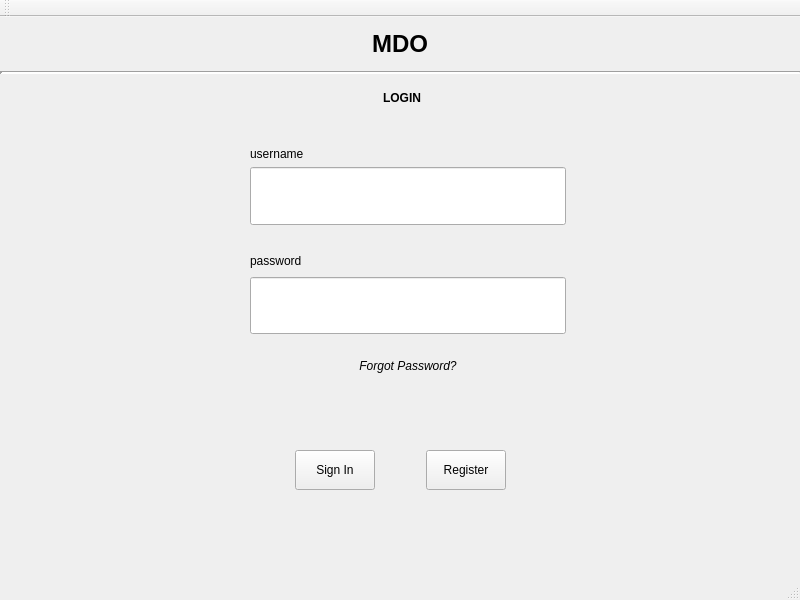
<?xml version="1.0" encoding="UTF-8"?>
<ui version="4.0">
 <class>MainWindow</class>
 <widget class="QMainWindow" name="MainWindow">
  <property name="geometry">
   <rect>
    <x>0</x>
    <y>0</y>
    <width>800</width>
    <height>600</height>
   </rect>
  </property>
  <property name="sizePolicy">
   <sizepolicy hsizetype="Fixed" vsizetype="Fixed">
    <horstretch>0</horstretch>
    <verstretch>0</verstretch>
   </sizepolicy>
  </property>
  <property name="minimumSize">
   <size>
    <width>800</width>
    <height>600</height>
   </size>
  </property>
  <property name="windowTitle">
   <string>MainWindow</string>
  </property>
  <widget class="QWidget" name="centralwidget">
   <property name="minimumSize">
    <size>
     <width>800</width>
     <height>600</height>
    </size>
   </property>
   <widget class="QStackedWidget" name="stackedWidget">
    <property name="geometry">
     <rect>
      <x>0</x>
      <y>60</y>
      <width>800</width>
      <height>471</height>
     </rect>
    </property>
    <property name="sizePolicy">
     <sizepolicy hsizetype="Fixed" vsizetype="Fixed">
      <horstretch>0</horstretch>
      <verstretch>0</verstretch>
     </sizepolicy>
    </property>
    <property name="minimumSize">
     <size>
      <width>800</width>
      <height>471</height>
     </size>
    </property>
    <property name="currentIndex">
     <number>0</number>
    </property>
    <widget class="QWidget" name="Login">
     <widget class="QWidget" name="gridLayoutWidget">
      <property name="geometry">
       <rect>
        <x>0</x>
        <y>70</y>
        <width>816</width>
        <height>245</height>
       </rect>
      </property>
      <layout class="QGridLayout" name="gridLayout">
       <item row="0" column="1">
        <widget class="QLabel" name="usernameLabel">
         <property name="sizePolicy">
          <sizepolicy hsizetype="Expanding" vsizetype="Fixed">
           <horstretch>0</horstretch>
           <verstretch>0</verstretch>
          </sizepolicy>
         </property>
         <property name="text">
          <string>username</string>
         </property>
         <property name="alignment">
          <set>Qt::AlignLeading|Qt::AlignLeft|Qt::AlignVCenter</set>
         </property>
        </widget>
       </item>
       <item row="3" column="1">
        <widget class="QLabel" name="passwordLabel">
         <property name="sizePolicy">
          <sizepolicy hsizetype="Expanding" vsizetype="Fixed">
           <horstretch>0</horstretch>
           <verstretch>0</verstretch>
          </sizepolicy>
         </property>
         <property name="text">
          <string>password</string>
         </property>
         <property name="alignment">
          <set>Qt::AlignLeading|Qt::AlignLeft|Qt::AlignVCenter</set>
         </property>
        </widget>
       </item>
       <item row="3" column="2">
        <spacer name="horizontalSpacer_2">
         <property name="orientation">
          <enum>Qt::Horizontal</enum>
         </property>
         <property name="sizeType">
          <enum>QSizePolicy::Fixed</enum>
         </property>
         <property name="sizeHint" stdset="0">
          <size>
           <width>250</width>
           <height>20</height>
          </size>
         </property>
        </spacer>
       </item>
       <item row="1" column="1">
        <widget class="QLineEdit" name="username">
         <property name="sizePolicy">
          <sizepolicy hsizetype="Expanding" vsizetype="Expanding">
           <horstretch>0</horstretch>
           <verstretch>0</verstretch>
          </sizepolicy>
         </property>
         <property name="minimumSize">
          <size>
           <width>300</width>
           <height>30</height>
          </size>
         </property>
         <property name="layoutDirection">
          <enum>Qt::LeftToRight</enum>
         </property>
         <property name="alignment">
          <set>Qt::AlignLeading|Qt::AlignLeft|Qt::AlignVCenter</set>
         </property>
        </widget>
       </item>
       <item row="8" column="1">
        <spacer name="verticalSpacer_5">
         <property name="orientation">
          <enum>Qt::Vertical</enum>
         </property>
         <property name="sizeType">
          <enum>QSizePolicy::Fixed</enum>
         </property>
         <property name="sizeHint" stdset="0">
          <size>
           <width>17</width>
           <height>15</height>
          </size>
         </property>
        </spacer>
       </item>
       <item row="6" column="1">
        <spacer name="verticalSpacer_3">
         <property name="orientation">
          <enum>Qt::Vertical</enum>
         </property>
         <property name="sizeType">
          <enum>QSizePolicy::Fixed</enum>
         </property>
         <property name="sizeHint" stdset="0">
          <size>
           <width>17</width>
           <height>15</height>
          </size>
         </property>
        </spacer>
       </item>
       <item row="2" column="1">
        <spacer name="verticalSpacer_2">
         <property name="orientation">
          <enum>Qt::Vertical</enum>
         </property>
         <property name="sizeType">
          <enum>QSizePolicy::Fixed</enum>
         </property>
         <property name="sizeHint" stdset="0">
          <size>
           <width>17</width>
           <height>20</height>
          </size>
         </property>
        </spacer>
       </item>
       <item row="4" column="1">
        <widget class="QLineEdit" name="password">
         <property name="sizePolicy">
          <sizepolicy hsizetype="Expanding" vsizetype="Expanding">
           <horstretch>0</horstretch>
           <verstretch>0</verstretch>
          </sizepolicy>
         </property>
         <property name="minimumSize">
          <size>
           <width>300</width>
           <height>30</height>
          </size>
         </property>
         <property name="echoMode">
          <enum>QLineEdit::Password</enum>
         </property>
        </widget>
       </item>
       <item row="3" column="0">
        <spacer name="horizontalSpacer">
         <property name="orientation">
          <enum>Qt::Horizontal</enum>
         </property>
         <property name="sizeType">
          <enum>QSizePolicy::Fixed</enum>
         </property>
         <property name="sizeHint" stdset="0">
          <size>
           <width>250</width>
           <height>20</height>
          </size>
         </property>
        </spacer>
       </item>
       <item row="7" column="1">
        <widget class="QPushButton" name="forgotBtn">
         <property name="enabled">
          <bool>true</bool>
         </property>
         <property name="font">
          <font>
           <italic>true</italic>
          </font>
         </property>
         <property name="cursor">
          <cursorShape>PointingHandCursor</cursorShape>
         </property>
         <property name="focusPolicy">
          <enum>Qt::NoFocus</enum>
         </property>
         <property name="contextMenuPolicy">
          <enum>Qt::NoContextMenu</enum>
         </property>
         <property name="acceptDrops">
          <bool>false</bool>
         </property>
         <property name="inputMethodHints">
          <set>Qt::ImhNone</set>
         </property>
         <property name="text">
          <string>Forgot Password?</string>
         </property>
         <property name="checkable">
          <bool>false</bool>
         </property>
         <property name="checked">
          <bool>false</bool>
         </property>
         <property name="autoDefault">
          <bool>false</bool>
         </property>
         <property name="default">
          <bool>false</bool>
         </property>
         <property name="flat">
          <bool>true</bool>
         </property>
        </widget>
       </item>
      </layout>
     </widget>
     <widget class="QWidget" name="horizontalLayoutWidget">
      <property name="geometry">
       <rect>
        <x>0</x>
        <y>350</y>
        <width>801</width>
        <height>87</height>
       </rect>
      </property>
      <layout class="QHBoxLayout" name="horizontalLayout">
       <item>
        <spacer name="horizontalSpacer_3">
         <property name="orientation">
          <enum>Qt::Horizontal</enum>
         </property>
         <property name="sizeType">
          <enum>QSizePolicy::Fixed</enum>
         </property>
         <property name="sizeHint" stdset="0">
          <size>
           <width>250</width>
           <height>20</height>
          </size>
         </property>
        </spacer>
       </item>
       <item>
        <widget class="QPushButton" name="signInBtn">
         <property name="sizePolicy">
          <sizepolicy hsizetype="Fixed" vsizetype="Fixed">
           <horstretch>0</horstretch>
           <verstretch>0</verstretch>
          </sizepolicy>
         </property>
         <property name="minimumSize">
          <size>
           <width>80</width>
           <height>40</height>
          </size>
         </property>
         <property name="cursor">
          <cursorShape>PointingHandCursor</cursorShape>
         </property>
         <property name="layoutDirection">
          <enum>Qt::LeftToRight</enum>
         </property>
         <property name="text">
          <string>Sign In</string>
         </property>
         <property name="default">
          <bool>false</bool>
         </property>
         <property name="flat">
          <bool>false</bool>
         </property>
        </widget>
       </item>
       <item>
        <widget class="QPushButton" name="registerBtn">
         <property name="sizePolicy">
          <sizepolicy hsizetype="Fixed" vsizetype="Fixed">
           <horstretch>0</horstretch>
           <verstretch>0</verstretch>
          </sizepolicy>
         </property>
         <property name="minimumSize">
          <size>
           <width>80</width>
           <height>40</height>
          </size>
         </property>
         <property name="cursor">
          <cursorShape>PointingHandCursor</cursorShape>
         </property>
         <property name="layoutDirection">
          <enum>Qt::LeftToRight</enum>
         </property>
         <property name="text">
          <string>Register</string>
         </property>
        </widget>
       </item>
       <item>
        <spacer name="horizontalSpacer_4">
         <property name="orientation">
          <enum>Qt::Horizontal</enum>
         </property>
         <property name="sizeType">
          <enum>QSizePolicy::Fixed</enum>
         </property>
         <property name="sizeHint" stdset="0">
          <size>
           <width>250</width>
           <height>20</height>
          </size>
         </property>
        </spacer>
       </item>
      </layout>
     </widget>
     <widget class="QWidget" name="verticalLayoutWidget_2">
      <property name="geometry">
       <rect>
        <x>0</x>
        <y>0</y>
        <width>804</width>
        <height>41</height>
       </rect>
      </property>
      <layout class="QVBoxLayout" name="verticalLayout_2">
       <item>
        <widget class="QLabel" name="usernameLabel_2">
         <property name="sizePolicy">
          <sizepolicy hsizetype="Expanding" vsizetype="Fixed">
           <horstretch>0</horstretch>
           <verstretch>0</verstretch>
          </sizepolicy>
         </property>
         <property name="minimumSize">
          <size>
           <width>0</width>
           <height>25</height>
          </size>
         </property>
         <property name="font">
          <font>
           <weight>75</weight>
           <bold>true</bold>
          </font>
         </property>
         <property name="text">
          <string>LOGIN</string>
         </property>
         <property name="alignment">
          <set>Qt::AlignCenter</set>
         </property>
        </widget>
       </item>
      </layout>
     </widget>
    </widget>
    <widget class="QWidget" name="Register">
     <widget class="QWidget" name="gridLayoutWidget_2">
      <property name="geometry">
       <rect>
        <x>0</x>
        <y>0</y>
        <width>801</width>
        <height>401</height>
       </rect>
      </property>
      <layout class="QGridLayout" name="gridLayout_2">
       <item row="1" column="1">
        <widget class="QLineEdit" name="email">
         <property name="sizePolicy">
          <sizepolicy hsizetype="Expanding" vsizetype="Fixed">
           <horstretch>0</horstretch>
           <verstretch>0</verstretch>
          </sizepolicy>
         </property>
        </widget>
       </item>
       <item row="1" column="2">
        <spacer name="horizontalSpacer_6">
         <property name="orientation">
          <enum>Qt::Horizontal</enum>
         </property>
         <property name="sizeType">
          <enum>QSizePolicy::Fixed</enum>
         </property>
         <property name="sizeHint" stdset="0">
          <size>
           <width>250</width>
           <height>20</height>
          </size>
         </property>
        </spacer>
       </item>
       <item row="0" column="1">
        <widget class="QLabel" name="emailLabel">
         <property name="sizePolicy">
          <sizepolicy hsizetype="Expanding" vsizetype="Fixed">
           <horstretch>0</horstretch>
           <verstretch>0</verstretch>
          </sizepolicy>
         </property>
         <property name="text">
          <string>Email</string>
         </property>
        </widget>
       </item>
       <item row="8" column="1">
        <widget class="QLineEdit" name="confPassword">
         <property name="text">
          <string/>
         </property>
         <property name="echoMode">
          <enum>QLineEdit::Password</enum>
         </property>
        </widget>
       </item>
       <item row="1" column="0">
        <spacer name="horizontalSpacer_5">
         <property name="orientation">
          <enum>Qt::Horizontal</enum>
         </property>
         <property name="sizeType">
          <enum>QSizePolicy::Fixed</enum>
         </property>
         <property name="sizeHint" stdset="0">
          <size>
           <width>250</width>
           <height>20</height>
          </size>
         </property>
        </spacer>
       </item>
       <item row="3" column="1">
        <widget class="QLineEdit" name="username_2"/>
       </item>
       <item row="2" column="1">
        <widget class="QLabel" name="usernameLabel_3">
         <property name="sizePolicy">
          <sizepolicy hsizetype="Expanding" vsizetype="Fixed">
           <horstretch>0</horstretch>
           <verstretch>0</verstretch>
          </sizepolicy>
         </property>
         <property name="text">
          <string>Type your username</string>
         </property>
        </widget>
       </item>
       <item row="4" column="1">
        <widget class="QLabel" name="passwordLabel_2">
         <property name="sizePolicy">
          <sizepolicy hsizetype="Expanding" vsizetype="Fixed">
           <horstretch>0</horstretch>
           <verstretch>0</verstretch>
          </sizepolicy>
         </property>
         <property name="text">
          <string>Type your password</string>
         </property>
        </widget>
       </item>
       <item row="6" column="1">
        <widget class="QLabel" name="confPasswordLabel">
         <property name="sizePolicy">
          <sizepolicy hsizetype="Expanding" vsizetype="Fixed">
           <horstretch>0</horstretch>
           <verstretch>0</verstretch>
          </sizepolicy>
         </property>
         <property name="text">
          <string>Confirm Password</string>
         </property>
        </widget>
       </item>
       <item row="5" column="1">
        <widget class="QLineEdit" name="password_2">
         <property name="echoMode">
          <enum>QLineEdit::Password</enum>
         </property>
        </widget>
       </item>
      </layout>
     </widget>
     <widget class="QWidget" name="horizontalLayoutWidget_2">
      <property name="geometry">
       <rect>
        <x>0</x>
        <y>400</y>
        <width>801</width>
        <height>61</height>
       </rect>
      </property>
      <layout class="QHBoxLayout" name="horizontalLayout_3">
       <item>
        <spacer name="horizontalSpacer_9">
         <property name="orientation">
          <enum>Qt::Horizontal</enum>
         </property>
         <property name="sizeType">
          <enum>QSizePolicy::Fixed</enum>
         </property>
         <property name="sizeHint" stdset="0">
          <size>
           <width>250</width>
           <height>20</height>
          </size>
         </property>
        </spacer>
       </item>
       <item>
        <widget class="QPushButton" name="cancelBtn">
         <property name="sizePolicy">
          <sizepolicy hsizetype="Fixed" vsizetype="Fixed">
           <horstretch>0</horstretch>
           <verstretch>0</verstretch>
          </sizepolicy>
         </property>
         <property name="minimumSize">
          <size>
           <width>80</width>
           <height>40</height>
          </size>
         </property>
         <property name="cursor">
          <cursorShape>PointingHandCursor</cursorShape>
         </property>
         <property name="text">
          <string>Cancel</string>
         </property>
        </widget>
       </item>
       <item>
        <widget class="QPushButton" name="registerBtn_2">
         <property name="sizePolicy">
          <sizepolicy hsizetype="Fixed" vsizetype="Fixed">
           <horstretch>0</horstretch>
           <verstretch>0</verstretch>
          </sizepolicy>
         </property>
         <property name="minimumSize">
          <size>
           <width>80</width>
           <height>40</height>
          </size>
         </property>
         <property name="cursor">
          <cursorShape>PointingHandCursor</cursorShape>
         </property>
         <property name="layoutDirection">
          <enum>Qt::LeftToRight</enum>
         </property>
         <property name="text">
          <string>Register</string>
         </property>
        </widget>
       </item>
       <item>
        <spacer name="horizontalSpacer_10">
         <property name="orientation">
          <enum>Qt::Horizontal</enum>
         </property>
         <property name="sizeType">
          <enum>QSizePolicy::Fixed</enum>
         </property>
         <property name="sizeHint" stdset="0">
          <size>
           <width>250</width>
           <height>20</height>
          </size>
         </property>
        </spacer>
       </item>
      </layout>
     </widget>
    </widget>
   </widget>
   <widget class="QWidget" name="verticalLayoutWidget">
    <property name="geometry">
     <rect>
      <x>0</x>
      <y>0</y>
      <width>802</width>
      <height>61</height>
     </rect>
    </property>
    <layout class="QVBoxLayout" name="verticalLayout">
     <property name="spacing">
      <number>0</number>
     </property>
     <item>
      <widget class="QLabel" name="titleMain">
       <property name="enabled">
        <bool>true</bool>
       </property>
       <property name="sizePolicy">
        <sizepolicy hsizetype="Fixed" vsizetype="Fixed">
         <horstretch>0</horstretch>
         <verstretch>0</verstretch>
        </sizepolicy>
       </property>
       <property name="minimumSize">
        <size>
         <width>800</width>
         <height>50</height>
        </size>
       </property>
       <property name="sizeIncrement">
        <size>
         <width>10</width>
         <height>10</height>
        </size>
       </property>
       <property name="font">
        <font>
         <pointsize>18</pointsize>
         <weight>75</weight>
         <bold>true</bold>
        </font>
       </property>
       <property name="layoutDirection">
        <enum>Qt::LeftToRight</enum>
       </property>
       <property name="frameShape">
        <enum>QFrame::NoFrame</enum>
       </property>
       <property name="frameShadow">
        <enum>QFrame::Raised</enum>
       </property>
       <property name="lineWidth">
        <number>0</number>
       </property>
       <property name="text">
        <string>MDO</string>
       </property>
       <property name="textFormat">
        <enum>Qt::AutoText</enum>
       </property>
       <property name="scaledContents">
        <bool>false</bool>
       </property>
       <property name="alignment">
        <set>Qt::AlignCenter</set>
       </property>
      </widget>
     </item>
     <item>
      <widget class="Line" name="line">
       <property name="sizePolicy">
        <sizepolicy hsizetype="Expanding" vsizetype="Fixed">
         <horstretch>0</horstretch>
         <verstretch>0</verstretch>
        </sizepolicy>
       </property>
       <property name="minimumSize">
        <size>
         <width>500</width>
         <height>0</height>
        </size>
       </property>
       <property name="lineWidth">
        <number>3</number>
       </property>
       <property name="orientation">
        <enum>Qt::Horizontal</enum>
       </property>
      </widget>
     </item>
    </layout>
   </widget>
  </widget>
  <widget class="QMenuBar" name="menubar">
   <property name="geometry">
    <rect>
     <x>0</x>
     <y>0</y>
     <width>800</width>
     <height>30</height>
    </rect>
   </property>
  </widget>
  <widget class="QStatusBar" name="statusbar"/>
  <widget class="QToolBar" name="toolBar">
   <property name="windowTitle">
    <string>toolBar</string>
   </property>
   <attribute name="toolBarArea">
    <enum>TopToolBarArea</enum>
   </attribute>
   <attribute name="toolBarBreak">
    <bool>false</bool>
   </attribute>
  </widget>
 </widget>
 <resources/>
 <connections/>
</ui>
